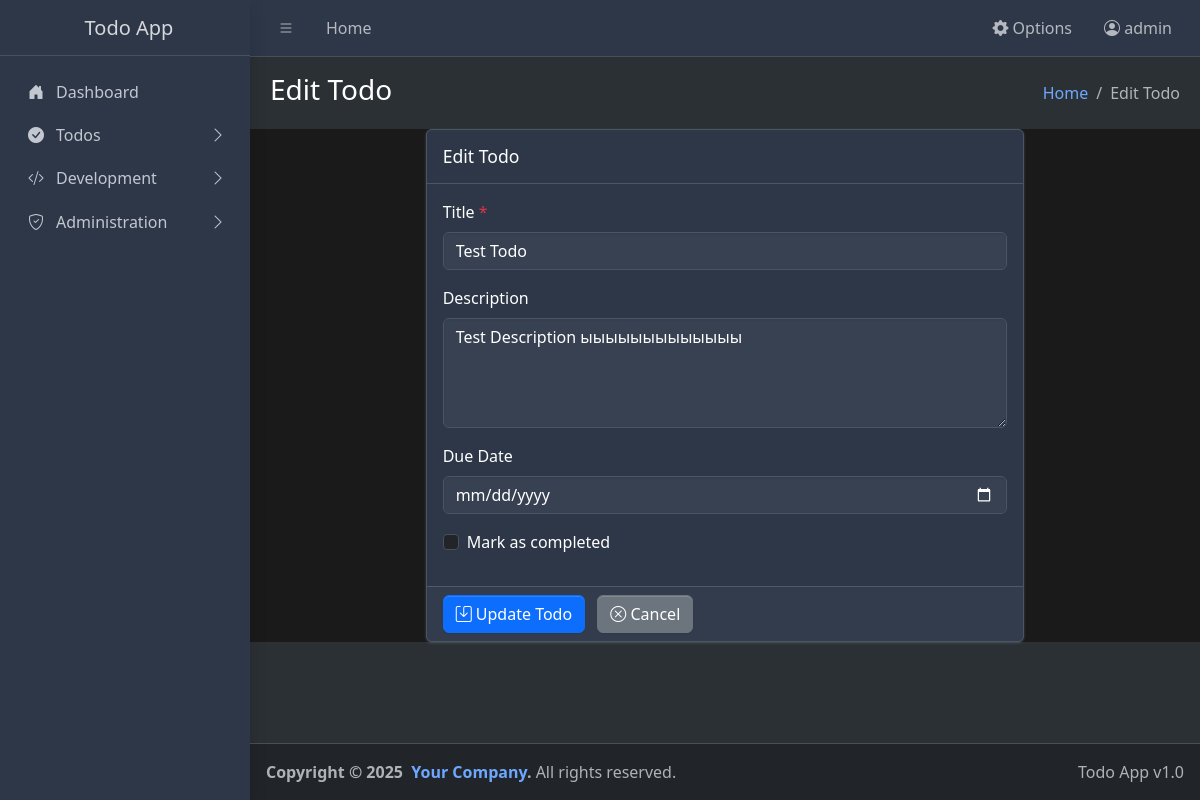
Page /todo/1/edit (signed in) on the committed database.
### app.py (models this page shows, shortened)
class User(UserMixin, db.Model):
    id = db.Column(db.Integer, primary_key=True)
    username = db.Column(db.String(64), unique=True, nullable=False)
    email = db.Column(db.String(120), unique=True, nullable=False)
    password_hash = db.Column(db.String(128), nullable=False)
    role_id = db.Column(db.Integer, db.ForeignKey('role.id'), nullable=False)
    role = db.relationship('Role', backref=db.backref('users', lazy=True))
    created_at = db.Column(db.DateTime, default=datetime.utcnow)

class Todo(db.Model):
    id = db.Column(db.Integer, primary_key=True)
    title = db.Column(db.String(100), nullable=False)
    description = db.Column(db.Text)
    completed = db.Column(db.Boolean, default=False)
    created_at = db.Column(db.DateTime, default=datetime.utcnow)
    updated_at = db.Column(db.DateTime, default=datetime.utcnow, onupdate=datetime.utcnow)
    due_date = db.Column(db.DateTime, nullable=True)

### app.py (the view, shortened to what this page needs)
@app.route('/todo/<int:id>/edit', methods=['GET', 'POST'])
@login_required
def edit_todo(id):
    todo = Todo.query.get_or_404(id)
    return render_template('todo_form.html', todo=todo)

### app.py (called while the page is built, shortened)
def get_locale():
    try:
        from flask import g
        if hasattr(g, 'babel_locale') and g.babel_locale:
            logger.debug(f"get_locale from g: {g.babel_locale}")
            return g.babel_locale
    except Exception as e:
        logger.error(f"Error in get_locale: {e}")
        return app.config['BABEL_DEFAULT_LOCALE']

@app.before_request
def load_user_settings():
    if 'language' not in session:
        session['language'] = get_option('language', category='user_settings')
    if 'theme' not in session:
        session['theme'] = get_option('theme', category='user_settings')
    if 'per_page' not in session:
        session['per_page'] = get_option('per_page', category='user_settings')
    from flask import g
    g.babel_locale = session.get('language', get_option('language', category='user_settings'))

@login_manager.user_loader
def load_user(user_id):
    return User.query.get(int(user_id))

@app.template_global()
def get_option(name, default=None, user_id=None, category=None):
    option = Options.query.filter_by(name=name, user_id=user_id, category=category).first()
    result = option.value if option else default
    logger.debug(f"Getting option: {name} = {result} (category: {category})")
    return result

### templates/todo_form.html (shortened to what this page needs)
{% extends "base.html" %}
{% block page_title %}{{ _('Edit') if todo else _('Add') }} {{ _('Todo') }}{% endblock %}
{% block breadcrumb %}{{ _('Edit') if todo else _('Add') }} {{ _('Todo') }}{% endblock %}
{% block content %}
<div class="row">
  <div class="col-md-8 offset-md-2">
    <div class="card">
      <div class="card-header">
        <h3 class="card-title">{{ _('Edit') if todo else _('Add New') }} {{ _('Todo') }}</h3>
      </div>
      <form method="post">
        <div class="card-body">
          <div class="mb-3">
            <label for="title" class="form-label">{{ _('Title') }} <span class="text-danger">*</span></label>
            <input
              type="text"
              class="form-control"
              id="title"
              name="title"
              value="{{ todo.title if todo else '' }}"
              required
              maxlength="100"
            />
          </div>
          <div class="mb-3">
            <label for="description" class="form-label">{{ _('Description') }}</label>
            <textarea
              class="form-control"
              id="description"
              name="description"
              rows="4"
              maxlength="500"
            >{{ todo.description if todo else '' }}</textarea>
          </div>
          <div class="mb-3">
            <label for="due_date" class="form-label">{{ _('Due Date') }}</label>
            <input
              type="date"
              class="form-control"
              id="due_date"
              name="due_date"
              value="{{ todo.due_date.strftime('%Y-%m-%d') if todo and todo.due_date else '' }}"
            />
          </div>
          {% if todo %}
          <div class="mb-3 form-check">
            <input
              type="checkbox"
              class="form-check-input"
              id="completed"
              name="completed"
              {{ 'checked' if todo.completed else '' }}
            />
            <label class="form-check-label" for="completed">
              {{ _('Mark as completed') }}
            </label>
          </div>
          {% endif %}
        </div>
        <div class="card-footer">
          <button type="submit" class="btn btn-primary">
            <i class="bi bi-save"></i> {{ _('Update') if todo else _('Create') }} {{ _('Todo') }}
          </button>
          <a href="{{ url_for('index') }}" class="btn btn-secondary ms-2">
            <i class="bi bi-x-circle"></i> {{ _('Cancel') }}
          </a>
        </div>
      </form>
    </div>
  </div>
</div>
{% endblock %}

### templates/base.html (shortened to what this page needs)
<!doctype html>
<html lang="{{ session.get('language', 'ru') }}" data-bs-theme="{{ session.get('theme', 'dark') }}">
  <head>
    <link
      rel="stylesheet"
      href="https://cdn.jsdelivr.net/npm/@fontsource/source-sans-3@5.0.12/index.css"
      media="print"
      onload="this.media='all'"
    />
    <link rel="stylesheet" href="https://cdnjs.cloudflare.com/ajax/libs/font-awesome/5.15.4/css/all.min.css">
    <link
      rel="stylesheet"
      href="https://cdn.jsdelivr.net/npm/overlayscrollbars@2.11.0/styles/overlayscrollbars.min.css"
    />
    <link
      rel="stylesheet"
      href="https://cdn.jsdelivr.net/npm/bootstrap-icons@1.13.1/font/bootstrap-icons.min.css"
    />
    <link rel="stylesheet" href="{{ url_for('static', filename='css/adminlte.min.css') }}" />
    <link rel="stylesheet" href="{{ url_for('static', filename='css/themes.css') }}" />
  </head>
  <body class="layout-fixed sidebar-expand-lg bg-body-tertiary">
    <div class="app-wrapper">
      <nav class="app-header navbar navbar-expand bg-body">
        <div class="container-fluid">
          <ul class="navbar-nav">
            <li class="nav-item">
              <a class="nav-link" data-lte-toggle="sidebar" href="#" role="button">
                <i class="bi bi-list"></i>
              </a>
            </li>
            <li class="nav-item d-none d-md-block">
              <a href="{{ url_for('index') }}" class="nav-link">{{ _('Home') }}</a>
            </li>
          </ul>
          <ul class="navbar-nav ms-auto">
            <li class="nav-item dropdown">
              <a class="nav-link" data-bs-toggle="dropdown" href="#" role="button" aria-expanded="false">
                <i class="bi bi-gear-fill"></i> {{ _('Options') }}
              </a>
            </li>
            {% if current_user.is_authenticated %}
            <li class="nav-item dropdown">
              <a class="nav-link" data-bs-toggle="dropdown" href="#" role="button" aria-expanded="false">
                <i class="bi bi-person-circle"></i> {{ current_user.username }}
              </a>
            </li>
            {% endif %}
          </ul>
        </div>
      </nav>
      <aside class="app-sidebar bg-body-secondary shadow" data-bs-theme="dark">
        <div class="sidebar-brand">
          <a href="{{ url_for('index') }}" class="brand-link">
            <span class="brand-text fw-light">{{ _('Todo App') }}</span>
          </a>
        </div>
        <div class="sidebar-wrapper">
          <nav class="mt-2">
            <ul
              class="nav sidebar-menu flex-column"
              data-lte-toggle="treeview"
              role="navigation"
              aria-label="Main navigation"
              data-accordion="false"
              id="navigation"
            >
              <li class="nav-item">
                <a href="{{ url_for('index') }}" class="nav-link">
                  <i class="nav-icon bi bi-house-door-fill"></i>
                  <p>{{ _('Dashboard') }}</p>
                </a>
              </li>
              <li class="nav-item">
                <a href="#" class="nav-link">
                  <i class="nav-icon bi bi-check-circle-fill"></i>
                  <p>
                    {{ _('Todos') }}
                  </p>
                </a>
              </li>
              <li class="nav-item">
                <a href="#" class="nav-link">
                  <i class="nav-icon bi bi-code-slash"></i>
                  <p>
                    {{ _('Development') }}
                  </p>
                </a>
              </li>
              {% if current_user.is_authenticated and current_user.role.name == 'admin' %}
              <li class="nav-item">
                <a href="#" class="nav-link">
                  <i class="nav-icon bi bi-shield-check"></i>
                  <p>
                    {{ _('Administration') }}
                  </p>
                </a>
              </li>
              {% endif %}
            </ul>
          </nav>
        </div>
      </aside>
      <main class="app-main">
        <div class="app-content-header">
          <div class="container-fluid">
            <div class="row">
              <div class="col-sm-6">
                <h3 class="mb-0">{% block page_title %}{{ _('Dashboard') }}{% endblock %}</h3>
              </div>
              <div class="col-sm-6">
                <ol class="breadcrumb float-sm-end">
                  <li class="breadcrumb-item"><a href="{{ url_for('index') }}">{{ _('Home') }}</a></li>
                  <li class="breadcrumb-item active" aria-current="page">{% block breadcrumb %}{{ _('Dashboard') }}{% endblock %}</li>
                </ol>
              </div>
            </div>
          </div>
        </div>
        <div class="app-content">
          <div class="container-fluid">
            {% block content %}{% endblock %}
          </div>
        </div>
      </main>
      <footer class="app-footer">
        <div class="float-end d-none d-sm-inline">Todo App v1.0</div>
        <strong>
          Copyright &copy; 2025&nbsp;
          <a href="#" class="text-decoration-none">Your Company</a>.
        </strong>
        All rights reserved.
      </footer>
    </div>
  </body>
</html>

### static/css/themes.css (style rules this page uses)
:root { --bg-color: #ffffff; --text-color: #333333; --sidebar-bg: #343a40; --card-bg: #ffffff; --border-color: #dee2e6; --table-hover: #f8f9fa; --navbar-bg: #ffffff; --input-bg: #ffffff; --dropdown-bg: #ffffff; --dropdown-hover: #f8f9fa; }
[data-bs-theme="dark"] { --bg-color: #1a1a1a; --text-color: #ffffff; --sidebar-bg: #2d3748; --card-bg: #2d3748; --border-color: #4a5568; --table-hover: #4a5568; --navbar-bg: #2d3748; --input-bg: #374151; --dropdown-bg: #374151; --dropdown-hover: #4a5568; }
body { background-color: var(--bg-color) !important; color: var(--text-color) !important; }
.app-sidebar { background-color: var(--sidebar-bg) !important; }
.card { background-color: var(--card-bg) !important; border-color: var(--border-color) !important; color: var(--text-color) !important; }
.app-header.navbar { background-color: var(--navbar-bg) !important; }
.form-control { background-color: var(--input-bg) !important; border-color: var(--border-color) !important; color: var(--text-color) !important; }
.app-content { background-color: var(--bg-color) !important; }

### rows in the picture
User: username "admin"
Todo: title "Test Todo", description "Test Description ыыыыыыыыыыыыы"
